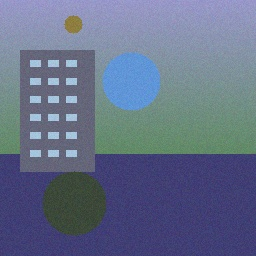
#> input picture samples/acceptable.jpg, 256 x 256 px
$ python -i features.py   (imports and definitions only)   (older library calls are emulated)
#> lines starting #> are read from the running program, lines starting #| are printed output that depends on the picture; after the words box and inside, x2 and y2 are one past the last pixel; in counts of white or black regions, pixels touching at a corner belong together
"""
Engineered image-quality feature extraction.

All functions take a BGR uint8 image (as loaded by cv2.imread) and return
plain Python floats so results are JSON-serializable without extra work.
"""

import cv2
import numpy as np

FEATURE_NAMES = ["sharpness", "brightness", "contrast", "noise_estimate", "saturation", "blockiness", "edge_density"]


def compute_sharpness(gray: np.ndarray) -> float:
    """Variance of the Laplacian. Higher = sharper. Blurry images collapse
    toward 0 because a blurred image has few strong edges."""
    return float(cv2.Laplacian(gray, cv2.CV_64F).var())


def compute_brightness(gray: np.ndarray) -> float:
    """Mean luminance, normalized to [0, 1]. Near 0 = underexposed,
    near 1 = overexposed."""
    return float(gray.mean() / 255.0)


def compute_contrast(gray: np.ndarray) -> float:
    """Std dev of luminance, normalized to [0, 1]. Low contrast often
    accompanies over/underexposure or heavy compression loss."""
    return float(gray.std() / 255.0)


def compute_noise(gray: np.ndarray) -> float:
    """Fast noise-sigma estimator (Immerkaer's method): convolve with a
    Laplacian-like kernel that cancels smooth structure, leaving mostly
    noise energy behind, then normalize by image area.
    Reference: J. Immerkaer, 'Fast Noise Variance Estimation', 1996.
    """
    h, w = gray.shape
    kernel = np.array([[1, -2, 1], [-2, 4, -2], [1, -2, 1]], dtype=np.float64)
    conv = cv2.filter2D(gray.astype(np.float64), -1, kernel)
    sigma = np.sum(np.abs(conv)) * np.sqrt(0.5 * np.pi) / (6 * (w - 2) * (h - 2))
    return float(sigma / 255.0)


def compute_saturation(bgr: np.ndarray) -> float:
    """Mean saturation channel from HSV, normalized to [0, 1]."""
    hsv = cv2.cvtColor(bgr, cv2.COLOR_BGR2HSV)
    return float(hsv[:, :, 1].mean() / 255.0)


def compute_blockiness(gray: np.ndarray) -> float:
    """JPEG-style blocking-artifact score: ratio of pixel discontinuity at
    8x8 block boundaries vs. discontinuity elsewhere. Heavy re-compression
    and block corruption both inflate this well above 1.0; natural images
    sit close to 1.0. Aimed at separating corruption severities, which the
    other features alone don't discriminate well (see EVALUATION.md)."""
    g = gray.astype(np.float64)
    h, w = g.shape
    col_diffs = np.abs(np.diff(g, axis=1))  # h x (w-1)
    boundary_cols = np.arange(7, w - 1, 8)
    if len(boundary_cols) == 0:
        return 1.0
    boundary_mean = col_diffs[:, boundary_cols].mean()
    all_mean = col_diffs.mean()
    nonboundary_mean = (all_mean * col_diffs.shape[1] - boundary_mean * len(boundary_cols)) / max(
        1, col_diffs.shape[1] - len(boundary_cols)
    )
    return float(boundary_mean / (nonboundary_mean + 1e-6))


def compute_edge_density(gray: np.ndarray) -> float:
    """Fraction of pixels that are Canny edges. A second, independent
    sharpness-adjacent signal (Laplacian variance is sensitive to outliers;
    edge density is a more stable, bounded complement)."""
    edges = cv2.Canny(gray, 50, 150)
    return float(np.mean(edges > 0))


def extract_features(bgr: np.ndarray) -> dict:
    """Extract the full engineered feature set from a BGR image.
    Returns a dict keyed by FEATURE_NAMES (order matters for model input)."""
    gray = cv2.cvtColor(bgr, cv2.COLOR_BGR2GRAY)
    return {
        "sharpness": compute_sharpness(gray),
        "brightness": compute_brightness(gray),
        "contrast": compute_contrast(gray),
        "noise_estimate": compute_noise(gray),
        "saturation": compute_saturation(bgr),
        "blockiness": compute_blockiness(gray),
        "edge_density": compute_edge_density(gray),
    }


def feature_vector(bgr: np.ndarray) -> np.ndarray:
    """Same as extract_features but returns a fixed-order numpy vector,
    for feeding directly into a scikit-learn model."""
    feats = extract_features(bgr)
    return np.array([feats[name] for name in FEATURE_NAMES], dtype=np.float64)

>>> import cv2
>>> picture = cv2.imread('../../../samples/acceptable.jpg')
#> picture is the input picture: shape (256, 256, 3); mean B, G, R 137.4, 110.7, 99.5
>>> result = extract_features(picture)
#> in extract_features, `gray = cv2.cvtColor(bgr, cv2.COLOR_BGR2GRAY)`:
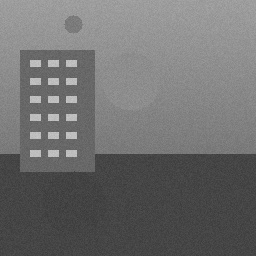
#> gray: shape (256, 256); min 54, max 201, mean 110.3
#> in compute_noise, `h, w = gray.shape`: h = 256
#> in compute_noise, `conv = cv2.filter2D(gray.astype(np.float64), -1, kernel)`:
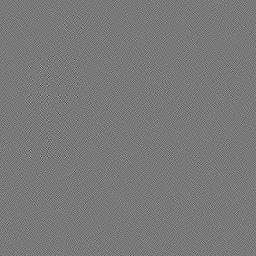
#> conv: shape (256, 256) float64; min -164, max 177, mean 0; drawn with min black and max white
#> in compute_noise, `sigma = np.sum(np.abs(conv)) * np.sqrt(0.5 * np.pi) / (6 * (w - 2) * (..`: sigma = 4.58
#> in compute_saturation, `hsv = cv2.cvtColor(bgr, cv2.COLOR_BGR2HSV)`: hsv: shape (256, 256, 3); mean H, S, V 105.7, 79.5, 141.5
#> in compute_blockiness, `col_diffs = np.abs(np.diff(g, axis=1))`:
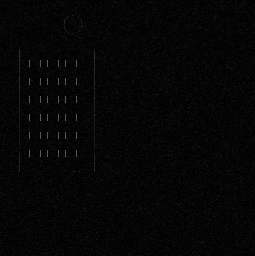
#> col_diffs: shape (256, 255) float64; min 0, max 106, mean 5.4
#> in compute_blockiness, `boundary_mean = col_diffs[:, boundary_cols].mean()`: boundary_mean = 5.18
#> in compute_blockiness, `all_mean = col_diffs.mean()`: all_mean = 5.35
#> in compute_blockiness, `nonboundary_mean = (all_mean * col_diffs.shape[1] - boundary_mean * le..`: nonboundary_mean = 5.38
#> in compute_edge_density, `edges = cv2.Canny(gray, 50, 150)`:
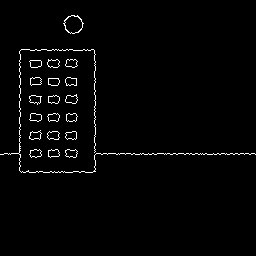
#> edges: shape (256, 256); 1.9% white in thin lines or dots, all inside (x1, y1, x2, y2) = (0, 15, 256, 173)
#> result = {'sharpness': 582.9, 'brightness': 0.433, 'contrast': 0.142, 'noise_estimate': 0.018, 'saturation': 0.312, 'blockiness': 0.963, 'edge_density': 0.0188}

$ run again, on samples/corrupted.jpg
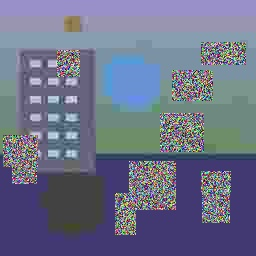
#> input picture samples/corrupted.jpg, 256 x 256 px
#> picture is the input picture: shape (256, 256, 3); mean B, G, R 136.9, 112.8, 107.3
#> in compute_noise, `h, w = gray.shape`: h = 256
#> in compute_noise, `conv = cv2.filter2D(gray.astype(np.float64), -1, kernel)`:
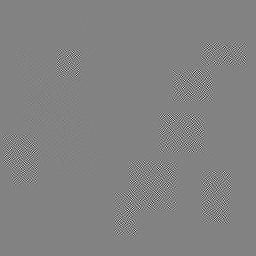
#> conv: shape (256, 256) float64; min -1084, max 1034, mean 0; drawn with min black and max white
#> sigma = 8.72
#> hsv: shape (256, 256, 3); mean H, S, V 103.5, 77.6, 142.5
#> boundary_mean = 11.95
#> all_mean = 10.54
#> nonboundary_mean = 10.35
#> in compute_edge_density, `edges = cv2.Canny(gray, 50, 150)`:
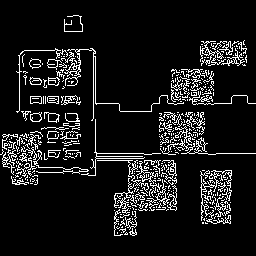
#> edges: shape (256, 256); 9.9% white in thin lines or dots, all inside (x1, y1, x2, y2) = (0, 15, 256, 236)
#> result = {'sharpness': 8068.8, 'brightness': 0.446, 'contrast': 0.157, 'noise_estimate': 0.0342, 'saturation': 0.304, 'blockiness': 1.15, 'edge_density': 0.0992}

$ run again, on samples/noisy.jpg
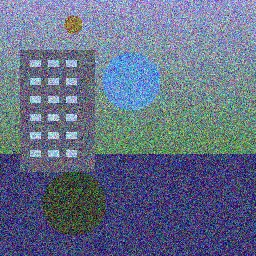
#> input picture samples/noisy.jpg, 256 x 256 px
#> picture is the input picture: shape (256, 256, 3); mean B, G, R 136.3, 110.6, 99.4
#> in compute_noise, `h, w = gray.shape`: h = 256
#> sigma = 27
#> hsv: shape (256, 256, 3); mean H, S, V 105.5, 91.4, 141.7
#> in compute_blockiness, `col_diffs = np.abs(np.diff(g, axis=1))`:
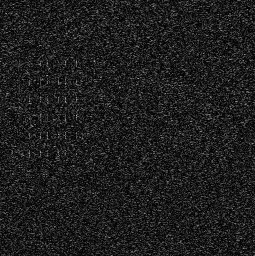
#> col_diffs: shape (256, 255) float64; min 0, max 185, mean 30.3
#> boundary_mean = 30.43
#> all_mean = 30.27
#> nonboundary_mean = 30.25
#> in compute_edge_density, `edges = cv2.Canny(gray, 50, 150)`:
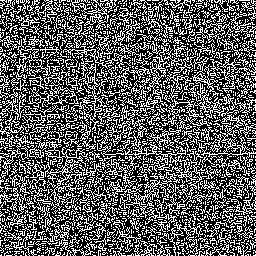
#> edges: shape (256, 256); 36.5% white in thin lines or dots
#> result = {'sharpness': 14298.6, 'brightness': 0.432, 'contrast': 0.174, 'noise_estimate': 0.106, 'saturation': 0.358, 'blockiness': 1.01, 'edge_density': 0.365}
